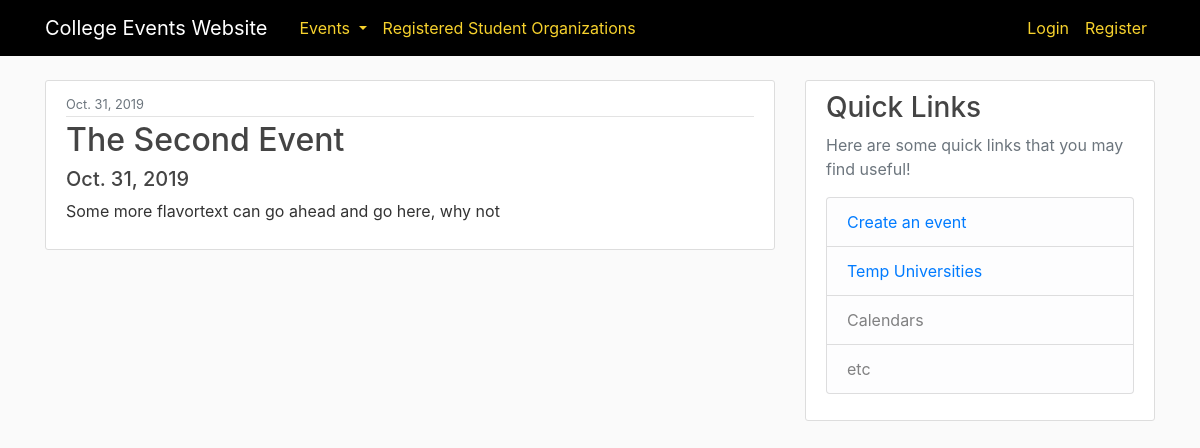
/events/event/2/, run on the app's committed database.
### Events/models.py (models this page shows, shortened)
class Event(models.Model):
  id = models.AutoField(primary_key=True)
  name = models.CharField(max_length = MAX_LENGTH_EVENT_NAME)
  description = models.TextField()
  date = models.DateField(default=DEFAULT_DATE)
  startTime = models.TimeField(default=DEFAULT_START_TIME)
  endTime = models.TimeField(default=DEFAULT_END_TIME)
  user = models.ForeignKey(User, on_delete=models.CASCADE, default=defaultUser, null=True, blank=True)

### Events/views.py (the view)
class EventDetailView(DetailView):
  model = Event
  template_name = 'events/event_detail.html'
  def get_context_data(self, **kwargs):
    context = super().get_context_data(**kwargs)
    return context

### Events/templates/Events/event_detail.html
{% extends "Home/base.html" %}
{% block content %}
  <article class="media content-section">
    <div class="media-body">
      <div class="article-metadata">
        <small class="text-muted">{{ object.date }}</small>
      </div>
      <h2 class="article-title">{{ object.name }}</h2>
      <h5 class="article-heading">{{ object.date }}</h5>
      <p class="article-content">{{ object.description }}</p>
    </div>
  </article>
{% endblock content %}

### Events/static/Events/main.css (style rules this page uses)
body { background: #fafafa; color: #333333; margin-top: 5rem; }
h1, h2, h3, h4, h5, h6 { color: #444444; }
.content-section { background: #ffffff; padding: 10px 20px; border: 1px solid #dddddd; border-radius: 3px; margin-bottom: 20px; }
.article-title { color: #444444; }
.article-content { white-space: pre-line; }
.article-metadata { padding-bottom: 1px; margin-bottom: 4px; border-bottom: 1px solid #e3e3e3 }

### data on the page
Event: date "Oct. 31, 2019", name "The Second Event", description "Some more flavortext can go ahead and go here, why not"
